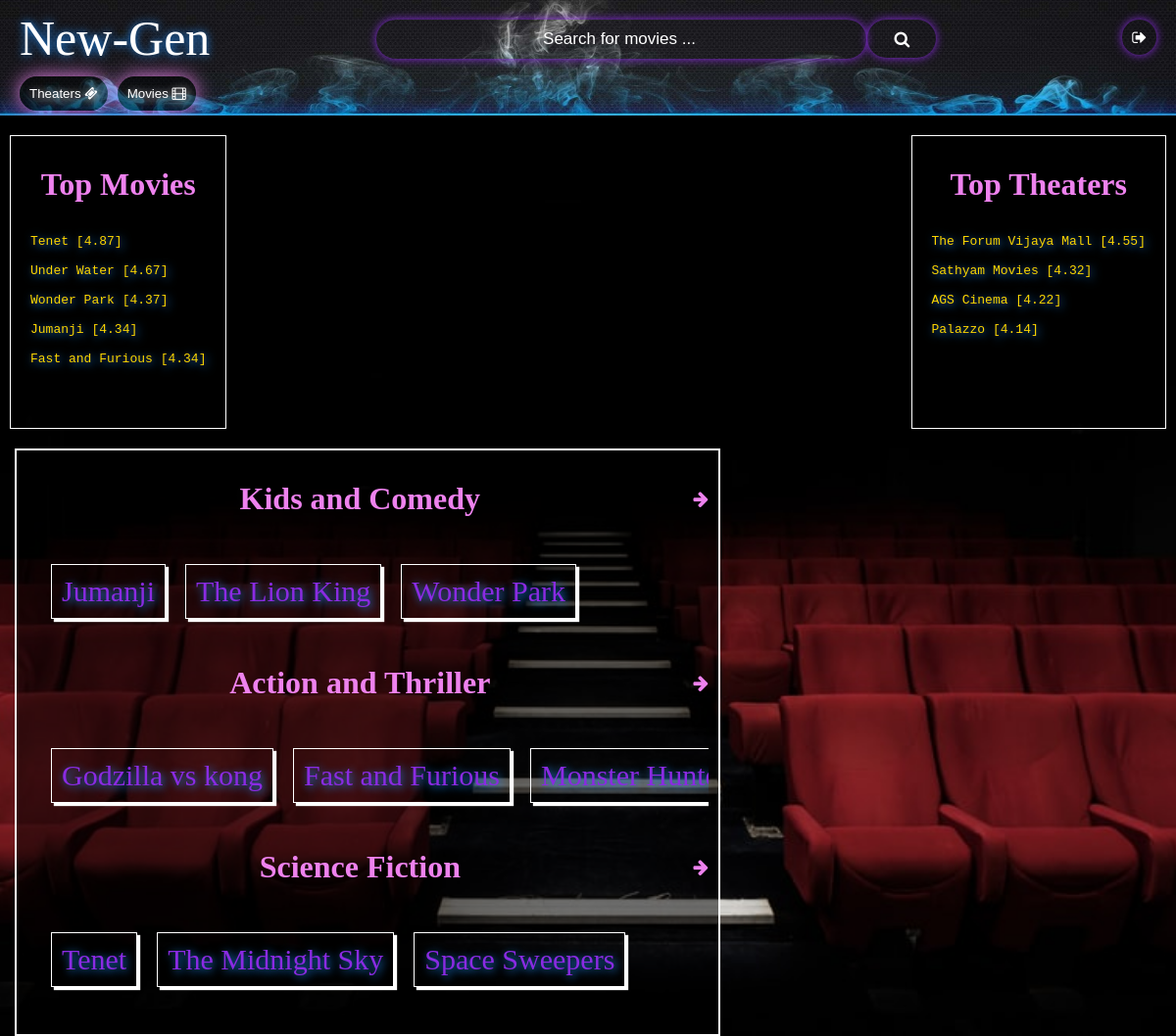
Page /dashboard.php on the committed database.
### tables this page shows
CREATE TABLE `movie` (
  `movie_id` int(11) NOT NULL,
  `movie_name` varchar(30) DEFAULT NULL,
  `genre` varchar(20) DEFAULT NULL,
  `movie_rating` double(6,2) DEFAULT NULL,
  `No_of_rating` int(11) NOT NULL,
  `duration` int(11) DEFAULT NULL
);

### dashboard.php (the view, shortened to what this page needs)
<html>
    <head>
        <link rel ="stylesheet" href="https://cdnjs.cloudflare.com/ajax/libs/font-awesome/4.7.0/css/font-awesome.min.css">
        <link rel = "stylesheet" href = "dashboard.css">
    </head>
    <body>
        <?php
            $conn = mysqli_connect ("localhost","root","","new-gen");
        ?>
        <header>
        <div class = header >
            <label class = "logo"><a style = "color: white; text-decoration: none;"href = "home.html">New-Gen</a></label>
           <form  id = "myForm" method = "POST"  action = "<?php echo htmlspecialchars($_SERVER['PHP_SELF']);?>">
                <label  class = "search-box"><input type = "text" name = "search-key" placeholder="Search for movies ... "> </label>
                <label class = "search-button"   ><button onclick= "col3()" type="submit" name = "search-submit"><i class = "fa fa-search"></i></button></div>
            <span class = "username" ><a href='logout.php'><p><?php echo $_SESSION['username'];?>  <i class ="fa fa-sign-out"></i></p></a></label>
        </header>
        <navigation-bar>
            <div onclick = "navBar()" class = "nav-bar">
                <button onclick = "theaterBtn()" class = "theater-btn">Theaters <i class="fa fa-ticket"></i> </button>
                <button onclick = "movieBtn()" class = "movie-btn">Movies <i class="fa fa-film"></i></button>
            </div>
        </navigation-bar>
        <content>
            <div class = "content" >
                <div class = "movie-list" >
                    <div class = "col col1" id ="col1">
                        <h1 style = "text-align : center">Top Movies</h1>
                            <marquee direction ="up">
                            <p class = "p_tab"><?php $count = 0 ;
                                $sql_movie = "SELECT * FROM movie_view WHERE movie_rating > 4.30 ORDER BY movie_rating desc";
                                $sql_movie_res = mysqli_query($conn , $sql_movie);
                                if(mysqli_num_rows($sql_movie_res) > 0){
                                    while($row = mysqli_fetch_assoc($sql_movie_res)){
                                        echo $row['movie_name']."       [".$row['movie_rating']. "]<br><br>";
                                    }
                                }
                            ?></p></marquee>
                    </div>
                    <div class = "col col2" id ="col2">
                        <h1 style = "text-align : center">Top Theaters</h1>
                        <marquee direction ="down">
                        <p><?php
                                $sql_theater = "SELECT * FROM theater_view WHERE theater_rating > 4.0 ORDER BY Theater_Rating desc";
                                $sql_theater_res = mysqli_query($conn , $sql_theater);
                                if(mysqli_num_rows($sql_theater_res) > 0){
                                    while($row = mysqli_fetch_assoc($sql_theater_res)){
                                        echo $row['Theater_Name']."     [".$row['Theater_Rating'] ."]<br><br>";
                                    }
                                }
                            ?></p></marquee>
                    </div>
                    <div id ="col4" class = "col col4" >
                            <p><?php
                                mysqli_query($conn , "SET @names_list ='' ");
                                mysqli_query($conn , "CALL theater_list(@names_list) ");
                            ?>
                        <div class = "genre">
                        <h1 >Kids and Comedy <i onclick = "leftScroll1()" class="fa fa-arrow-right" style ="float : right;font-size:large;margin-top:10px;"></i></h1>
                            <div id = "movie-select-container1" class = "movie-select-container">
                                <p><?php
                                $sql = "SELECT * FROM movie WHERE genre = 'kids'";
                                $res = mysqli_query($conn , $sql);
                                if(mysqli_num_rows($res) > 0){
                                    while($row = mysqli_fetch_assoc($res)){
                                            echo "<a class = 'movie-select' href = 'theater.php?movie_id=".$row['movie_id']."'>".$row['movie_name']."</a>";
                                    }
                                }
                                ?></p>
                            </div>
                            <h1 >Action and Thriller <i onclick = "leftScroll2()" class="fa fa-arrow-right" style ="font-size:large;float : right;margin-top:10px;" aria-hidden="true"></i></h1>
                            <div id = "movie-select-container2" class = "movie-select-container">
                                <p><?php
                                $sql = "SELECT * FROM movie WHERE genre = 'action'";
                                $res = mysqli_query($conn , $sql);
                                if(mysqli_num_rows($res) > 0){
                                    while($row = mysqli_fetch_assoc($res)){
                                            echo "<a class = 'movie-select' href = 'theater.php?movie_id=".$row['movie_id']."'>".$row['movie_name']."</a>";
                                    }
                                }
                                ?></p>
                            </div>
                            <h1 >Science Fiction <i onclick = "leftScroll3()" class="fa fa-arrow-right" style ="font-size:large;float : right;margin-top:10px;" aria-hidden="true"></i></h1>
                            <div id = "movie-select-container3" class = "movie-select-container">
                                <p><?php
                                $sql = "SELECT * FROM movie WHERE genre = 'sci-fi'";
                                $res = mysqli_query($conn , $sql);
                                if(mysqli_num_rows($res) > 0){
                                    while($row = mysqli_fetch_assoc($res)){
                                            echo "<a class = 'movie-select' href = 'theater.php?movie_id=".$row['movie_id']."'>".$row['movie_name']."</a>";
                                    }
                                }
                                ?></p>
                            </div>
                        </div>
                    </div>
                </div>
            </div>
        </content>
    </body>
</html>

### dashboard.css (style rules this page uses)
* { box-sizing: border-box; }
html { scroll-behavior: smooth; }
body { background-image: url("banner\ cinema.jpg"); background-repeat: no-repeat; background-position: top; margin : 0; background-size: 100% 120px; }
.header { position: relative; width :100%; padding-left: 20px; top:0; display: inline-block; left :0; padding-bottom: 10px; }
.header label { display: inline; float : left; padding-top: 10px; }
.username p { float : right; position:absolute; top :0; right :10px; }
.header input[type = "text"] { position: relative; width : 500px; }
.logo { font-family: Brush Script MT, Brush Script Std, cursive; font-size: 50px; text-shadow: 0 0 10px dodgerblue; text-transform: capitalize; }
.search-box input { border :none; padding: 10px; margin-top : 10px; margin-left :170px; font-size: 17px; color : white; border-radius: 50px; text-align: center; background : transparent; box-shadow: 0 0 10px blueviolet; }
.search-box ::placeholder { color :white; }
.search-button button { margin-top: 10px; padding : 11px; font-size: 17px; margin-left: 1px; border-radius: 50px; cursor: pointer; color: white; width : 70px; background: #ddd; border : none; background : transparent; box-shadow: 0 0 10px blueviolet; }
.username p { padding : 10px; margin-top: 20px; margin-right: 10px; color: white; border: none; border-radius: 50px; box-shadow: 0 0 10px blueviolet; }
.nav-bar { height : 40px; width : 100%; left :0; margin-left: 10px; position: relative; }
.nav-bar button { border: none; float: left; background: rgba(0,0,0,0.5); box-shadow: 0 0 20px violet; color : white; padding : 10px; text-shadow: 2px 2px 10px white; cursor: pointer; border-radius : 20px; margin-left :10px; }
.content { position: relative; width : 100%; color: white; background-image: url("dashimg.jpg"); background-repeat: no-repeat; background-size: cover; background-attachment: fixed; position:sticky; background-position: center; }
.movie-list { width: 100%; }
.col { margin-top : 20px; width : fit-content; padding :10px; background-color: rgba(0,0,0,0.5); float : left ; text-shadow:2px 2px 10px white; font-family : Brush Script MT, Brush Script Std, cursive; animation-name: col; position: relative; animation-duration: 1s; animation-iteration-count: infinite ; }
.movie-list:after { content: ""; display: table; clear: both; }
.col p { font-family :monospace; padding :10px; color: gold; text-shadow: 2px 2px 10px dodgerblue; }
.col h1 { color:violet; text-shadow:none; }
.col1 { margin-left : 10px; border : 1px solid white; height: 300px; }
.col2 { float : right; margin-right : 10px; border : 1px solid white; height: 300px; }
.col4 { width: 60%; text-align: center; overflow: auto; height: 600px; margin-left : 15px; border : 2px solid white; }
.col4 p { color : white; text-align: left ; font-family: 'Times New Roman', Times, serif; }
.movie-select-container { overflow: auto; scroll-behavior: smooth; white-space: nowrap; margin-left: 5px; }
.movie-select { text-decoration: none; display: inline-block; border : 1px solid white; padding: 10px; box-shadow: 3px 3px 1px white; color : blueviolet; margin-left: 10px; margin-right: 10px; font-size: 30px; }

### dashboard.php (style rules this page uses)
a { text-decoration: none; color : white; }
.genre i { cursor: pointer; position: relative; }

### rows in the picture
movie: movie_name "Jumanji"
movie: movie_name "The Lion King"
movie: movie_name "Wonder Park"
movie: movie_name "Godzilla vs kong"
movie: movie_name "Fast and Furious"
movie: movie_name "Monster…"
movie: movie_name "Tenet"
movie: movie_name "The Midnight Sky"
movie: movie_name "Space Sweepers"

### other values in the picture
$row['movie_name'] "Tenet"
$row['movie_rating'] "4.87"
$row['movie_name'] "Under Water"
$row['movie_rating'] "4.67"
$row['movie_name'] "Wonder Park"
$row['movie_rating'] "4.37"
$row['movie_name'] "Jumanji"
$row['movie_rating'] "4.34"
$row['movie_name'] "Fast and Furious"
$row['Theater_Name'] "The Forum Vijaya Mall"
$row['Theater_Rating'] "4.55"
$row['Theater_Name'] "Sathyam Movies"
$row['Theater_Rating'] "4.32"
$row['Theater_Name'] "AGS Cinema"
$row['Theater_Rating'] "4.22"
